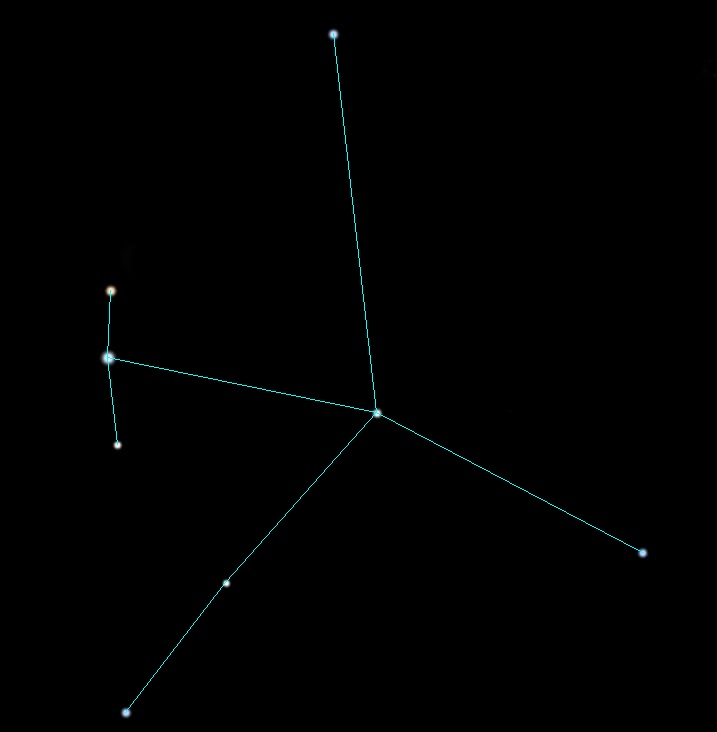
#> input picture examples/results/aql.jpg, 717 x 732 px; its folder holds only this picture in this run
$ python matcher.py examples/results/aql.jpg
#> lines starting #> are read from the running program, lines starting #| are printed output that depends on the picture; after the words box and inside, x2 and y2 are one past the last pixel; in counts of white or black regions, pixels touching at a corner belong together
from sklearn.neighbors import KDTree
from itertools import combinations
from collections import Counter
import pandas as pd
import numpy as np
import cv2
import sys
from constellation_lines import lines


metrics = pd.read_csv('data/triangles.csv')
#> (reads data/triangles.csv from the repository)
tree = KDTree(metrics[['angle1', 'angle2', 'angle3']])


def distance(a: pd.DataFrame, b: pd.DataFrame) -> float:
    return np.sqrt(
        (a['x'].values[0] - b['x'].values[0]) ** 2
         + (a['y'].values[0] - b['y'].values[0]) ** 2
    )


def calculate_2d_triangle_angles(side_ab: float, side_bc: float, side_ac: float) -> np.ndarray:
    cos_A = (side_bc**2 + side_ac**2 - side_ab**2) / (2 * side_bc * side_ac)
    cos_B = (side_ab**2 + side_ac**2 - side_bc**2) / (2 * side_ab * side_ac)
    cos_C = (side_ab**2 + side_bc**2 - side_ac**2) / (2 * side_ab * side_bc)

    angles = np.degrees([
        np.arccos(np.clip(cos_A, -1.0, 1.0)),
        np.arccos(np.clip(cos_B, -1.0, 1.0)),
        np.arccos(np.clip(cos_C, -1.0, 1.0))
    ])
    return np.sort(angles)


def find_stars(path: str) -> list[tuple[float, float]]:
#> called with path = 'examples/results/aql.jpg'
    img = cv2.imread(path)
#> img is the input picture: shape (732, 717, 3); mean B, G, R 0.9, 0.9, 0.5
    gray = cv2.cvtColor(img, cv2.COLOR_BGR2GRAY)
    blurred = cv2.medianBlur(gray, ksize=3)
    _, thresh = cv2.threshold(blurred, 10, 255, cv2.THRESH_BINARY)
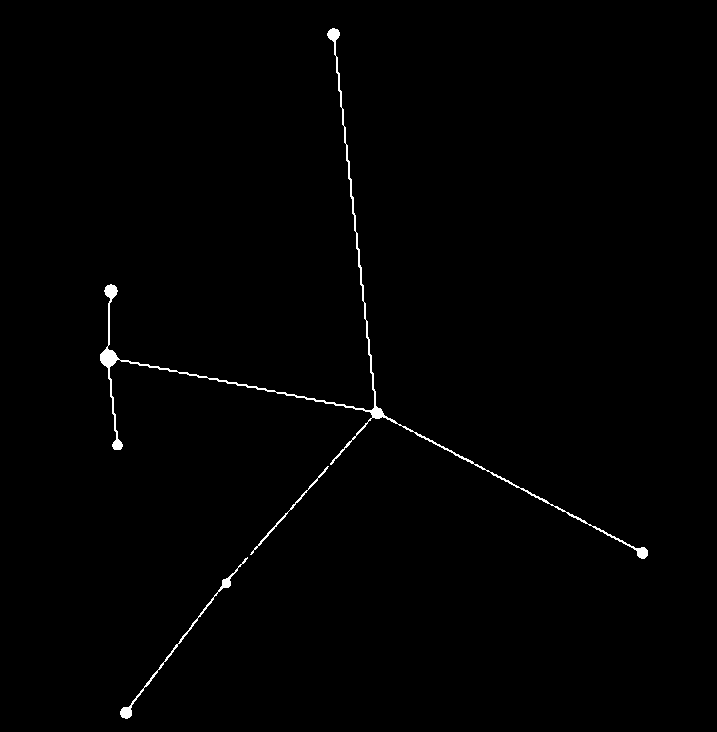
#> thresh: shape (732, 717); 0.73% white; 3 white regions

    contours, _ = cv2.findContours(thresh, cv2.RETR_EXTERNAL, cv2.CHAIN_APPROX_SIMPLE)
#> contours = 3 contours; box (x1, y1, x2, y2) and area: (100, 28, 648, 559) 1935, (120, 557, 248, 719) 368, (250, 466, 329, 555) 130
    star_coords = []

    for contour in contours:
        area = cv2.contourArea(contour)
        if area > 0:
            moments = cv2.moments(contour)
            if moments['m00'] != 0:
                x = int(moments['m10']/moments['m00'])
                y = int(moments['m01']/moments['m00'])
                star_coords.append((x, y))
#> this loop made 3 passes
#> (area, x, y) on passes 1 to 3: (368.5, 174, 648), (130.5, 289, 509), (1935, 309, 354)
#> after the loop, star_coords = [(174, 648), (289, 509), (309, 354)]
    return star_coords


def find_lines(matches, lines):
    pairs_to_draw = []
    name_votes = []
    for i, j in combinations(range(len(matches)), 2):
        dot_1 = matches[i]
        dot_2 = matches[j]
        if dot_1 == dot_2:
            continue
        for constellation, pairs in lines.items():
            for pair in pairs:
                if dot_1 in pair and dot_2 in pair:
                    name_votes.append(constellation)
                    pairs_to_draw.append([dots[i], dots[j]])
    name = Counter(name_votes).most_common(1)[0][0]
    return name, pairs_to_draw


def draw_lines(lines_to_draw, name: str) -> None:
    img = cv2.imread(path)
    for pair in lines_to_draw:
        dot_1, dot_2 = pair[0], pair[1]
        cv2.line(img, dot_1, dot_2, (255, 255, 0))
    cv2.imwrite(f'examples/results/{name.lower()}.jpg', img)


def choose_best_hip(idx: int, candidates: list[float],
                    distances: dict[float, list[float]],
                      used_hips: set[float]) -> float | None:

    if not candidates:
        return None

    counter = Counter(candidates)
    most_common = counter.most_common()
    top_votes = most_common[0][1]
    top_candidates = [hip for hip, votes in most_common if votes == top_votes and hip not in used_hips]

    if not top_candidates:
        return None

    if len(top_candidates) == 1:
        chosen = top_candidates[0]
        return chosen
    else:
        chosen = min(top_candidates, key=lambda hip: np.mean(distances[hip]))
        return chosen


def match_stars_to_catalogue(df: pd.DataFrame, metrics: pd.DataFrame, tree: KDTree) -> dict[int, float]:
    used_hips: set[float] = set()
    matches: dict[int, float] = {}

    for i in range(len(df)):
        dot_1 = df.iloc[[i]]
        hip_distances: dict[float, list[float]] = {}
        hip_candidates: list[float] = []

        for j, k in combinations(range(len(df)), 2):
            if i in [j, k]:
                continue

            dot_2 = df.iloc[[j]]
            dot_3 = df.iloc[[k]]

            AB = distance(dot_1, dot_2)
            BC = distance(dot_2, dot_3)
            AC = distance(dot_1, dot_3)

            angles = calculate_2d_triangle_angles(AB, BC, AC)
            dist, ind = tree.query([angles], k=2)

            for idx, d in zip(ind[0], dist[0]):
                triangle = metrics.iloc[idx]
                hips = [triangle['hip1'], triangle['hip2'], triangle['hip3']]
                for hip in hips:
                    if hip in used_hips:
                        continue
                    hip_candidates.append(hip)
                    hip_distances.setdefault(hip, []).append(d)

        best_hip = choose_best_hip(i, hip_candidates, hip_distances, used_hips)
        if best_hip is not None:
            matches[i] = float(best_hip)
            used_hips.add(best_hip)

    return matches


if __name__ == "__main__":

    path = sys.argv[1]
    dots = find_stars(path)
#> dots = [(174, 648), (289, 509), (309, 354)]
    df = pd.DataFrame(dots, columns=["x", "y"])
#> df = table of 3 rows and 2 columns
    matches = match_stars_to_catalogue(df, metrics, tree)
#> matches = {0: 71352, 1: 65109, 2: 67464}

    name, output_list = find_lines(matches, lines)
#> the loop in find_lines, `for i, j in combinations(range(len(matches)), 2):` made 3 passes
#> (i, j, dot_1, dot_2) on passes 2 to 3: (0, 2, 71352, 67464), (1, 2, 65109, 67464)
#> (j, dot_1, dot_2) on pass 1: (1, 71352, 65109)
#> after the loop in find_lines, `for i, j in combinations(range(len(matches)), 2):`: name_votes = []
#> (the run stopped early here; a loop or call above may not have finished)
